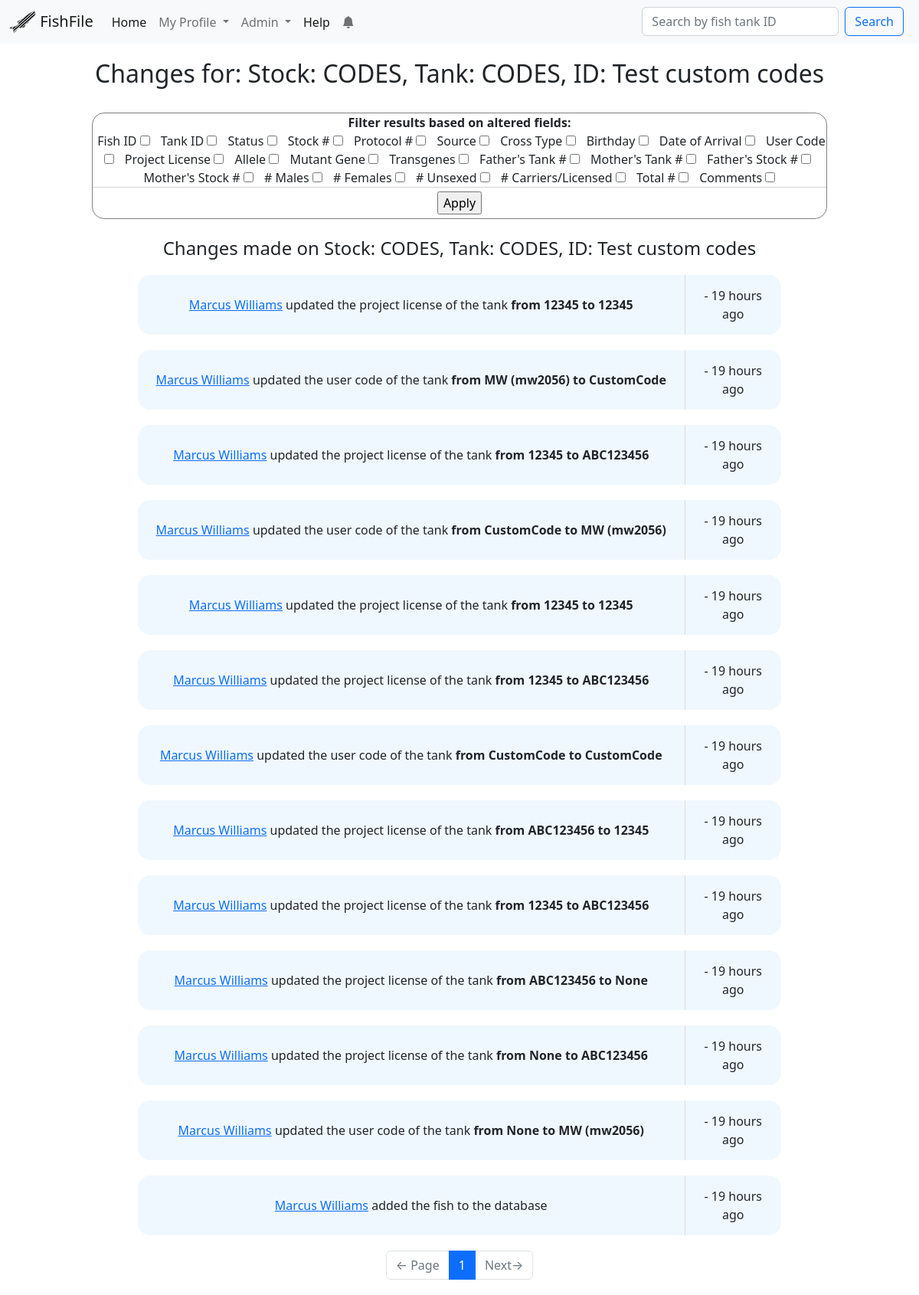
Screenshot of /fish/12/changes/all (signed in) with the database file from the repository.
### app/models.py (models this page shows, shortened)
class Fish(db.Model):
    id = db.Column(db.Integer, primary_key=True)
    fish_id = db.Column(db.String(264), index=True)
    tank_id = db.Column(db.String(32), index=True)
    status = db.Column(db.String(32), index=True, default="Alive")
    stock = db.Column(db.String(32), index=True)
    source = db.Column(db.String(32))
    protocol = db.Column(db.Integer, index=True)
    birthday = db.Column(db.Date, index=True)
    date_of_arrival = db.Column(db.Date, index=True)
    months = db.Column(db.Integer, default=0)
    age_reminder = db.Column(db.String(64), default="Not sent")
    mutant_gene = db.Column(db.Text())
    transgenes = db.Column(db.Text())
    cross_type = db.Column(db.String(64))
    comments = db.Column(db.Text())
    added = db.Column(db.DateTime, default=datetime.utcnow)
    father_id = db.Column(db.Integer, db.ForeignKey("fish.id"))
    mother_id = db.Column(db.Integer, db.ForeignKey("fish.id"))
    fathered = db.relationship(
        "Fish", backref=db.backref("father", remote_side=[id]), foreign_keys=[father_id]
    )
    mothered = db.relationship(
        "Fish", backref=db.backref("mother", remote_side=[id]), foreign_keys=[mother_id]
    )
    project_license_holder_id = db.Column(
        db.Integer, db.ForeignKey("user.project_license")
    )
    project_license_holder = db.relationship(
        "User", foreign_keys=[project_license_holder_id], backref="fish_on_license"
    )
    user_code_id = db.Column(db.Integer, db.ForeignKey("user.id"))
    user_code = db.relationship(
        "User", foreign_keys=[user_code_id], backref="users_fish"
    )
    males = db.Column(db.Integer)
    females = db.Column(db.Integer)
    unsexed = db.Column(db.Integer)
    carriers = db.Column(db.Integer)
    total = db.Column(db.Integer)
    links = db.Column(db.Text())
    origin_tank_id = db.Column(db.Integer, db.ForeignKey("fish.id"))
    origin_for = db.relationship(
        "Fish",
        backref=db.backref("origin", remote_side=[id]),
        foreign_keys=[origin_tank_id],
    )
    changes = db.relationship(
        "Change", backref="fish", lazy="dynamic", cascade="all, delete"
    )
    notifications = db.relationship(
        "Notification", backref="fish", lazy="dynamic", cascade="all, delete"
    )
    reminders = db.relationship(
        "Reminder", backref="fish", lazy="dynamic", cascade="all, delete"
    )
    alleles = db.relationship(
        "Allele", backref="fish", lazy="dynamic", cascade="all, delete"
    )
    photos = db.relationship(
        "Photo", backref="fish", lazy="dynamic", cascade="all, delete"
    )
    system = db.Column(db.String(64), default="New")
    old_code = db.Column(db.String(64))
    old_license = db.Column(db.String(64))
    old_mID = db.Column(db.String(64))
    old_mStock = db.Column(db.String(64))
    old_fID = db.Column(db.String(64))
    old_fStock = db.Column(db.String(64))
    old_birthday = db.Column(db.String(64))
    old_arrival = db.Column(db.String(64))
    old_allele = db.Column(db.String(64))
    def __repr__(self):
        return f"Stock: {self.stock}, Tank: {self.tank_id}, ID: {self.fish_id}"

class Change(db.Model):
    id = db.Column(db.Integer, primary_key=True)
    user_id = db.Column(db.Integer, db.ForeignKey("user.id"))
    fish_id = db.Column(db.Integer, db.ForeignKey("fish.id"))
    action = db.Column(db.String(64))
    contents = db.Column(db.String(64))
    field = db.Column(db.String(64))
    old = db.Column(db.Text())
    new = db.Column(db.Text())
    time = db.Column(db.DateTime, default=datetime.utcnow)
    note = db.Column(db.Text())
    notification_id = db.Column(db.Integer, db.ForeignKey("notification.id"))

class User(UserMixin, db.Model):
    id = db.Column(db.Integer, primary_key=True)
    first_name = db.Column(db.String(64), index=True)
    last_name = db.Column(db.String(64), index=True)
    email = db.Column(db.String(120), index=True, unique=True)
    username = db.Column(db.String(64), index=True)
    password_hash = db.Column(db.String(128))
    last_seen = db.Column(db.DateTime, default=datetime.utcnow)
    is_verified = db.Column(db.Boolean, default=False)
    project_license = db.Column(db.String(120))
    personal_license = db.Column(db.String(120))
    personal_document = db.Column(db.Boolean, default=False)
    project_document = db.Column(db.Boolean, default=False)
    role = db.Column(db.String(32), default="User")
    code = db.Column(db.String(32), index=True)
    changes = db.relationship("Change", backref="user", lazy="dynamic")
    notifications = db.relationship(
        "Notification", backref="user", lazy="dynamic", cascade="all, delete"
    )
    last_notification_read_time = db.Column(db.DateTime)
    reminders = db.relationship(
        "Reminder", backref="user", lazy="dynamic", cascade="all, delete"
    )
    def isOwner(self):
        return self.role == "Owner"
    def isAdmin(self):
        return self.role in ("Admin", "Owner")
    def new_notifications(self):
        last_read_time = self.last_notification_read_time or datetime(1900, 1, 1)
        return (
            Notification.query.filter_by(user=self)
            .filter(Notification.time > last_read_time)
            .count()
        )

### app/main/routes.py (the view, shortened to what this page needs)
@bp.route("/fish/<id>/changes/<filters>", methods=["GET", "POST"])
@login_required
@requires_roles("User", "Researcher", "Admin", "Owner")
def fishchange(id, filters="all"):
    fish = Fish.query.filter_by(id=id).first_or_404()
    form = FilterChanges()
    title = f"Fish History ({fish.stock})"
    page = request.args.get("page", 1, type=int)
    filter_list = filters.split(" ")
    if filters == "all":
        changes = (
            Change.query.filter_by(fish_id=id)
            .order_by(Change.time.desc())
            .paginate(page, current_app.config["CHANGES_PER_PAGE"], False)
        )
    next_url = (
        url_for("main.fishchange", id=fish.id, filters=filters, page=changes.next_num)
        if changes.has_next
        else None
    )
    prev_url = (
        url_for("main.fishchange", id=fish.id, filters=filters, page=changes.prev_num)
        if changes.has_prev
        else None
    )
    return render_template(
        "fishchanges.html",
        fish=fish,
        changes=changes.items,
        filters=filter_list,
        form=form,
        title=title,
        pagination=changes,
        next_url=next_url,
        prev_url=prev_url,
    )

### app/templates/fishchanges.html (shortened to what this page needs)
{% extends "base.html" %}
{% block content %}
    <h2>Changes for: {{fish}}</h2>
    <br>
    <div id="filterChangeForm">
        <b>Filter results based on altered fields:</b>
        <form action="", method = "post">
            {%for field in form%}
                <tr>
                {% if field.type == "BooleanField" %}
                    {% if field.id in filters%}
                        <span class="filterChangeOption">{{ field.label }} {{ field(checked=True) }}</span>
                    {%else%}
                        <span class="filterChangeOption">{{ field.label }} {{ field }}</span>
                    {%endif%}
                {% elif field.type == "SubmitField"%}
                    <div id="filterChangesSubmit">{{ field() }}</div>
                {% endif %}
                </tr>
            {%endfor%}
        </form>
    </div>
    <br>
    {% if changes %}
        <h4>Changes made on {{fish}}</h4>
            {%for change in changes%}
                {%include 'subtemplates/_fishchange.html'%}
            {%endfor%}
            <div id="pageNavigation">
                <nav aria-label="Page navigation">
                    <ul class="pagination justify-content-center">
                        <li class=" page-item {% if not prev_url %} disabled{% endif %}">
                            <a class=" page-link" href="{{ prev_url or '#' }}">
                                <span aria-hidden="true">&larr;</span> Page
                            </a>
                        </li>
                        {% for page in pagination.iter_pages(1,2,3,1) %}
                            {% if page %}
                                {% if page != pagination.page %}
                                    {%if filters == ["all"]%}
                                        <li class = "page-item"><a class = "page-link" href="{{url_for('main.fishchange',id=fish.id,filters = ' '.join(filters), page=page)}}">{{ page }}</a></li>
                                    {%else%}
                                        <li class = "page-item"><a class = "page-link" href="{{url_for('main.fishchange',id=fish.id, filters = ' '.join(filters), page=page)}}">{{ page }}</a></li>
                                    {%endif%}
                                {% else %}
                                    <li class="page-item active"><a class = "page-link">{{ page }}</a></li>
                                {% endif %}
                            {% else %}
                                <li class="page-item disabled"><a class = "page-link" >…</a></li>
                            {% endif %}
                        {% endfor %}
                        <li class="page-item {% if not next_url %} disabled{% endif %}">
                            <a class=" page-link" href="{{ next_url or '#' }}">
                                Next<span aria-hidden="true">&rarr;</span>
                            </a>
                        </li>
                    </ul>
                </nav>
            </div>
    {%else%}
        <p>There are no changes to show...</p>
    {%endif%}
{%endblock%}

### app/templates/base.html (shortened to what this page needs)
<!DOCTYPE html>
<html lang="en">
  <head>
    <link
      href="https://cdn.jsdelivr.net/npm/bootstrap@5.2.0-beta1/dist/css/bootstrap.min.css"
      rel="stylesheet"
    />
    <link rel="stylesheet" href="https://cdn.jsdelivr.net/npm/bootstrap-icons@1.8.3/font/bootstrap-icons.css">
    <link
      rel="stylesheet"
      href="{{url_for('static', filename='styles/style.css')}}"
    />
  </head>
  <body>
    <nav class="navbar navbar-expand-lg bg-light" id="mainNavbar">
      <div class="container-fluid">
        <a class="navbar-brand" href="{{url_for('main.index')}}">
          <img
            src="/static/pictures/logo.svg"
            alt=""
            width="35"
            height="30"
            class="d-inline-block align-text-top"
          />
          {{config["WEBSITE_NAME"]}}
        </a>
        <div class="collapse navbar-collapse" id="navbarSupportedContent">
          <ul class="navbar-nav me-auto mb-2 mb-lg-0">
            <li class="nav-item">
              <a
                class="nav-link active"
                aria-current="page"
                href="{{url_for('main.index')}}"
                >Home</a
              >
            </li>
              {% if current_user.is_anonymous %}
              <a
                class="nav-link active"
                aria-current="page"
                href="{{url_for('auth.login')}}"
              >
                Login
              </a>
              {%else%}
                <li class="nav-item dropdown">
                  <a
                    class="nav-link dropdown-toggle"
                    href="#"
                    id="profileDropdown"
                    role="button"
                    data-bs-toggle="dropdown"
                    aria-expanded="false"
                    id="profileDropdown"
                  >
                    My Profile
                  </a>
                </li>
                {%if current_user.isAdmin()%}
                  <li class="nav-item dropdown">
                    <a
                      class="nav-link dropdown-toggle"
                      href="#"
                      id="ownerDropdown"
                      role="button"
                      data-bs-toggle="dropdown"
                      aria-expanded="false"
                    >
                      Admin
                    </a>
                  </li>
                {%endif%}
                <li class="nav-item">
                  <a
                    class="nav-link active"
                    aria-current="page"
                    href="{{url_for('main.guides')}}"
                    >Help</a
                  >
                </li>
                <li class="nav-item dropdown">
                  <a class="nav-link"
                  href="#"
                  id="notifsDropdown"
                  role="button"
                  data-bs-toggle="dropdown"
                  aria-expanded="false"
                  onclick="resetNotificationCount()"
                  >
                  <i class="bi bi-bell-fill"></i>
                    {% set new_notifications = current_user.new_notifications() %}
                  </a>
                </li>
                {% if g.search_form %}
                  <form class="d-flex" role="search" method="get" id="simpleSearchForm"
                          action="{{ url_for('main.simplesearch') }}">
                          {{ g.search_form.search(size=20, class='form-control me-2', type='Search', placeholder=g.search_form.search.label.text) }} {{ g.search_form.submit(id="simpleSearchSubmit", class='btn btn-outline-primary') }}
                  </form>
                {% endif %}
              {%endif%}
        </div>
      </div>
    </nav>
    <div id="mainContainer">
      {% block content %}{% endblock %}
    </div>
  </body>
</html>

### app/templates/subtemplates/_fishchange.html (shortened to what this page needs)
{%if change.action == "Added"%}
<table class="fishChange" >
    <tr class="fishChangeRow">
        <td class = "fishChangeDetails"><a href="{{url_for('main.user', username = change.user.username)}}">{{change.user.first_name}} {{change.user.last_name}}</a> added the fish to the database</td>
        <td> - {{ moment(change.time).fromNow() }} </td>
    </tr>
</table>
{%elif change.action == "Updated"%}
    {%if change.contents in ["links", "photos"]%}
        <table class="fishChange">
            <tr class="fishChangeRow">
                <td class = "fishChangeDetails"><a href="{{url_for('main.user', username = change.user.username)}}">{{change.user.first_name}} {{change.user.last_name}}</a> updated the {{change.contents}} of the tank</td>
                <td> - {{ moment(change.time).fromNow() }} </td>
            </tr>
        </table>
    {%else%}
        <table class="fishChange">
            <tr class="fishChangeRow">
                <td class = "fishChangeDetails"><a href="{{url_for('main.user', username = change.user.username)}}">{{change.user.first_name}} {{change.user.last_name}}</a> updated the {{change.contents}} of the tank <b>from {{change.old}} to {{change.new}}</b></td>
                <td> - {{ moment(change.time).fromNow() }} </td>
            </tr>
        </table>
    {%endif%}
{%endif%}

### rows the page displays
Fish: stock+tank+fish "Stock: CODES, Tank: CODES, ID: Test custom codes"
Change: user.first_name "Marcus", user.last_name "Williams", contents "project license", old "12345", new "12345", time "19 hours ago"
Change: user.first_name "Marcus", user.last_name "Williams", contents "user code", old "MW (mw2056)", new "CustomCode", time "19 hours ago"
Change: user.first_name "Marcus", user.last_name "Williams", contents "project license", old "12345", new "ABC123456", time "19 hours ago"
Change: user.first_name "Marcus", user.last_name "Williams", contents "user code", old "CustomCode", new "MW (mw2056)", time "19 hours ago"
Change: user.first_name "Marcus", user.last_name "Williams", contents "project license", old "12345", new "12345", time "19 hours ago"
Change: user.first_name "Marcus", user.last_name "Williams", contents "project license", old "12345", new "ABC123456", time "19 hours ago"
Change: user.first_name "Marcus", user.last_name "Williams", contents "user code", old "CustomCode", new "CustomCode", time "19 hours ago"
Change: user.first_name "Marcus", user.last_name "Williams", contents "project license", old "ABC123456", new "12345", time "19 hours ago"
Change: user.first_name "Marcus", user.last_name "Williams", contents "project license", old "12345", new "ABC123456", time "19 hours ago"
Change: user.first_name "Marcus", user.last_name "Williams", contents "project license", old "ABC123456", new "None", time "19 hours ago"
Change: user.first_name "Marcus", user.last_name "Williams", contents "project license", old "None", new "ABC123456", time "19 hours ago"
Change: user.first_name "Marcus", user.last_name "Williams", contents "user code", old "None", new "MW (mw2056)", time "19 hours ago"
Change: user.first_name "Marcus", user.last_name "Williams", time "19 hours ago"

### other values shown
{{ config["WEBSITE_NAME"] }} "FishFile"
{{ field.label }} "Fish ID" "Tank ID" "Status" "Stock #" "Protocol #" "Source" "Cross Type" "Birthday" "Date of Arrival" "User Code" "Project License" "Allele" "Mutant Gene" "Transgenes" "Father's Tank #" "Mother's Tank #" "Father's Stock #" "Mother's Stock #" "# Males" "# Females" "# Unsexed" "# Carriers/Licensed" "Total #" "Comments"
{{ page }} "1"
